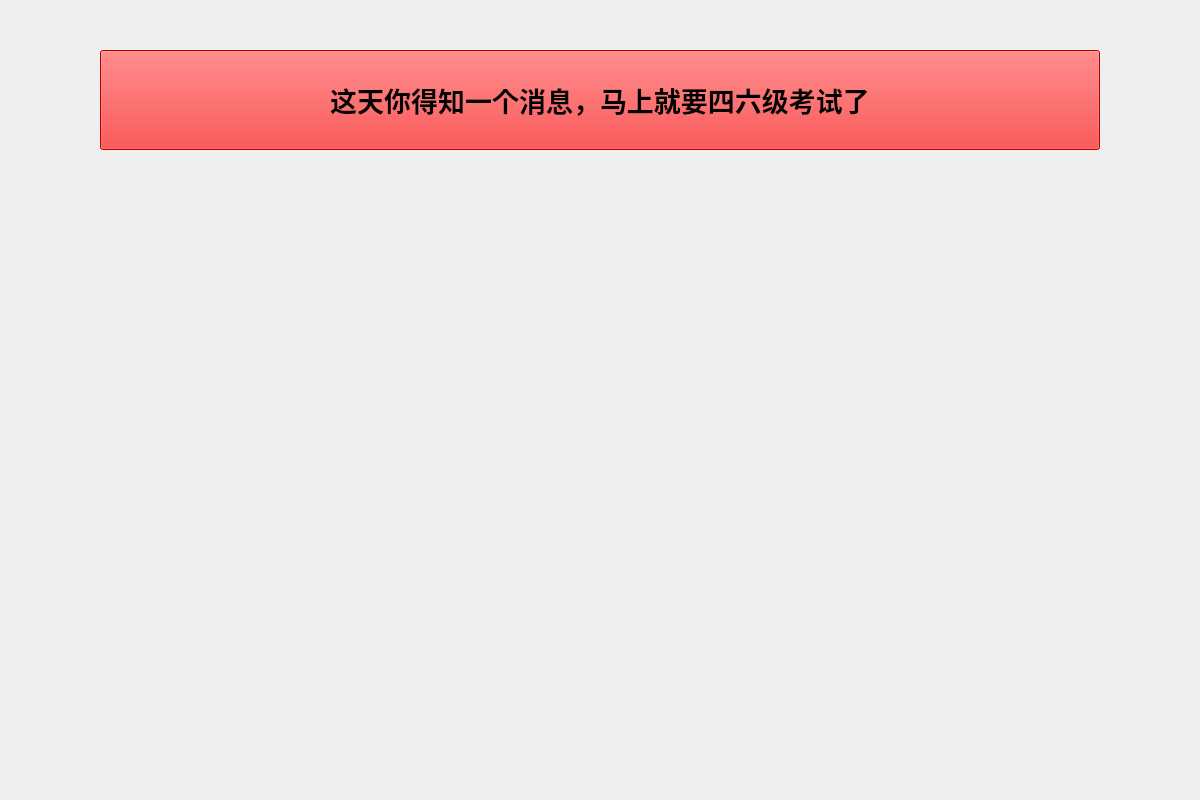
<?xml version="1.0" encoding="UTF-8"?>
<ui version="4.0">
 <class>PPT43</class>
 <widget class="QWidget" name="PPT43">
  <property name="geometry">
   <rect>
    <x>0</x>
    <y>0</y>
    <width>1200</width>
    <height>800</height>
   </rect>
  </property>
  <property name="windowTitle">
   <string>Form</string>
  </property>
  <widget class="QPushButton" name="pushButton">
   <property name="geometry">
    <rect>
     <x>100</x>
     <y>50</y>
     <width>1000</width>
     <height>100</height>
    </rect>
   </property>
   <property name="font">
    <font>
     <pointsize>20</pointsize>
     <weight>75</weight>
     <bold>true</bold>
    </font>
   </property>
   <property name="styleSheet">
    <string notr="true">background-color: rgb(255, 0, 0);</string>
   </property>
   <property name="text">
    <string>这天你得知一个消息，马上就要四六级考试了</string>
   </property>
  </widget>
 </widget>
 <resources/>
 <connections/>
</ui>
